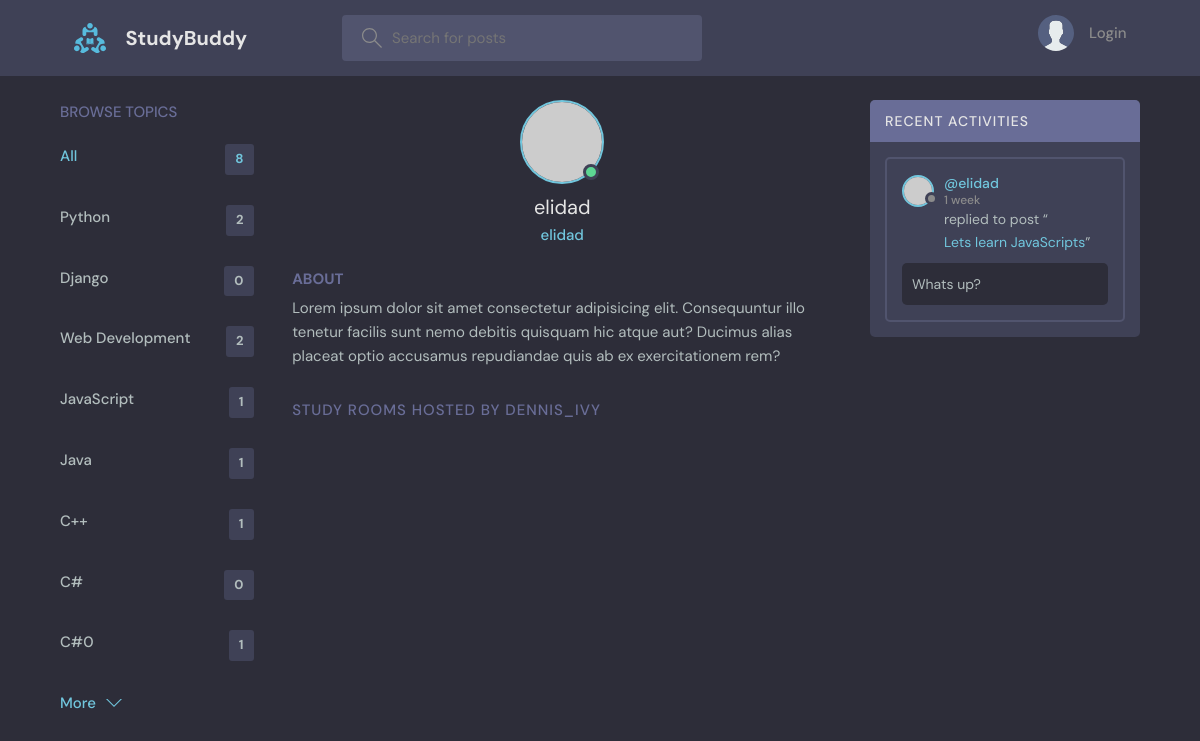
Screenshot of /profile/3/ with the database file from the repository.
### base/models.py (models this page shows, shortened)
class Topic(models.Model):
    name = models.CharField(max_length=200)

class Message(models.Model):
    user = models.ForeignKey(User, on_delete=models.CASCADE)
    room =  models.ForeignKey(Room, on_delete=models.CASCADE)
    body = models.TextField()
    updated = models.DateTimeField(auto_now=True)
    created = models.DateTimeField(auto_now_add=True)
    class Meta:
        ordering = ['-updated', '-created']

class Room(models.Model):
    host =   models.ForeignKey(User, on_delete=models.SET_NULL, null=True)
    topic = models.ForeignKey(Topic, on_delete=models.SET_NULL, null=True)
    name = models.CharField(max_length=200)
    description = models.TextField(null=True, blank=True)
    participants = models.ManyToManyField(User, related_name='participants', blank=True)
    updated = models.DateTimeField(auto_now=True)
    created = models.DateTimeField(auto_now_add=True)
    class Meta:
        ordering = ['-updated', '-created']
    def __str__(self):
        return self.name

### base/views.py (the view)
# urls.py: path('profile/<str:pk>/', views.userProfile, name="user-profile"),
def userProfile(request, pk):
    user = User.objects.get(id=pk)
    rooms = user.room_set.all()
    room_messages = user.message_set.all()
    topics = Topic.objects.all()
    context = {'user': user, 'rooms': rooms, 'room_messages': room_messages, 'topics': topics}
    return render(request, 'base/profile.html', context)

### base/templates/base/profile.html (shortened to what this page needs)
{% extends 'main.html' %}
{% block content %}
  <main class="profile-page layout layout--3">
    <div class="container">
      {% include 'base/topics_component.html' %}
      <div class="roomList">
        <div class="profile">
          <div class="profile__avatar">
            <div class="avatar avatar--large active">
              <img src="https://randomuser.me/api/portraits/men/11.jpg" />
            </div>
          </div>
          <div class="profile__info">
            <h3>{{user.username}}</h3>
            <p>{{user.username}}</p>
          </div>
          <div class="profile__about">
            <h3>About</h3>
            <p>
              Lorem ipsum dolor sit amet consectetur adipisicing elit. Consequuntur illo tenetur
              facilis sunt nemo debitis quisquam hic atque aut? Ducimus alias placeat optio
              accusamus repudiandae quis ab ex exercitationem rem?
            </p>
          </div>
        </div>
        <div class="roomList__header">
          <div>
            <h2>Study Rooms Hosted by dennis_ivy</a>
            </h2>
          </div>
        </div>
      </div>
      {%  include 'base/activity_component.html' %}
    </div>
  </main>
{%  endblock content %}

### base/templates/base/topics_component.html
<div class="topics">
    <div class="topics__header">
      <h2>Browse Topics</h2>
    </div>
    <ul class="topics__list">
      <li>
        <a href="{%  url 'home' %}" class="active">All <span>{{topics.count}}</span></a>
      </li>
      {% for topic in topics %}
      <li>
        <a href="{% url 'home' %}?q={{topic.name}}">{{topic.name}}<span>{{topic.room_set.all.count}}</span></a>
      </li>
      {% endfor %}
    </ul>
    <a class="btn btn--link" href="topics.html">
      More
      <svg version="1.1" xmlns="http://www.w3.org/2000/svg" width="32" height="32" viewBox="0 0 32 32">
        <title>chevron-down</title>
        <path d="M16 21l-13-13h-3l16 16 16-16h-3l-13 13z"></path>
      </svg>
    </a>
  </div>

### base/templates/base/activity_component.html (shortened to what this page needs)
<div class="activities">
    <div class="activities__header">
      <h2>Recent Activities</h2>
    </div>
    {% for message in room_messages  %}
    <div class="activities__box">
      <div class="activities__boxHeader roomListRoom__header">
        <a href="{% url 'user-profile' message.user.id %}" class="roomListRoom__author">
          <div class="avatar avatar--small">
            <img src="https://randomuser.me/api/portraits/women/11.jpg" />
          </div>
          <p>
            @{{message.user}}
            <span>{{message.created|timesince}}</span>
          </p>
        </a>
      </div>
      <div class="activities__boxContent">
        <p>replied to post “<a href="{% url 'room' message.room.id %}">{{message.room}}</a>”</p>
              <div class="activities__boxRoomContent">
                {{message.body}}
              </div>
         </div>
    </div>
     {% endfor %}
</div>

### rows the page displays
Topic: name "Python", room_set.all.count "2"
Topic: name "Django", room_set.all.count "0"
Topic: name "Web Development", room_set.all.count "2"
Topic: name "JavaScript", room_set.all.count "1"
Topic: name "Java", room_set.all.count "1"
Topic: name "C++", room_set.all.count "1"
Topic: name "C#", room_set.all.count "0"
Topic: name "C#0", room_set.all.count "1"
Message: user "elidad", created "1 week", room "Lets learn JavaScripts", body "Whats up?"

### other values shown
{{ topics.count }} "8"
{{ user.username }} "elidad"
